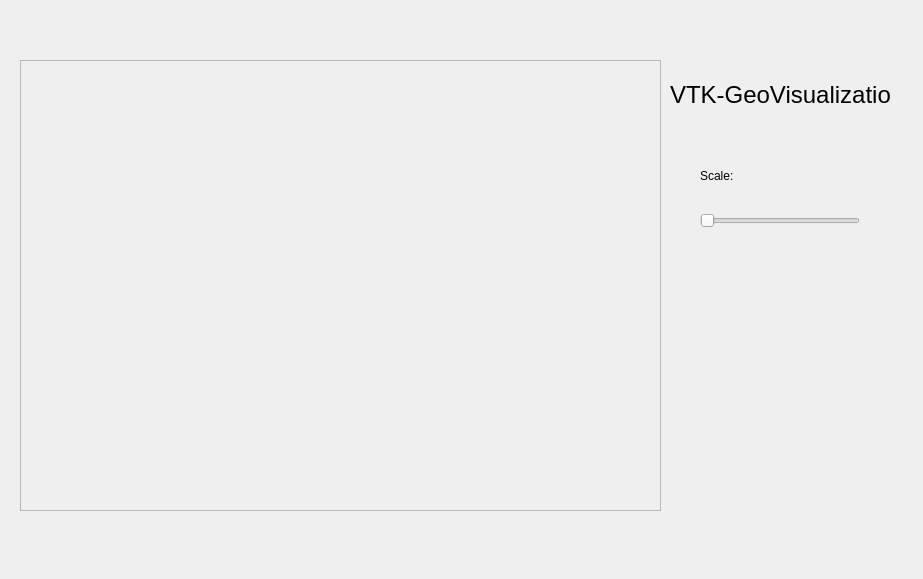
<?xml version="1.0" encoding="UTF-8"?>
<ui version="4.0">
 <class>Dialog</class>
 <widget class="QDialog" name="Dialog">
  <property name="geometry">
   <rect>
    <x>0</x>
    <y>0</y>
    <width>923</width>
    <height>579</height>
   </rect>
  </property>
  <property name="windowTitle">
   <string>Dialog</string>
  </property>
  <widget class="QFrame" name="frame">
   <property name="geometry">
    <rect>
     <x>20</x>
     <y>60</y>
     <width>641</width>
     <height>451</height>
    </rect>
   </property>
   <property name="frameShape">
    <enum>QFrame::StyledPanel</enum>
   </property>
   <property name="frameShadow">
    <enum>QFrame::Raised</enum>
   </property>
  </widget>
  <widget class="QSlider" name="horizontalSlider">
   <property name="geometry">
    <rect>
     <x>700</x>
     <y>210</y>
     <width>160</width>
     <height>22</height>
    </rect>
   </property>
   <property name="orientation">
    <enum>Qt::Horizontal</enum>
   </property>
  </widget>
  <widget class="QLabel" name="label">
   <property name="geometry">
    <rect>
     <x>670</x>
     <y>40</y>
     <width>221</width>
     <height>111</height>
    </rect>
   </property>
   <property name="text">
    <string>&lt;html&gt;&lt;head/&gt;&lt;body&gt;&lt;p align=&quot;center&quot;&gt;&lt;span style=&quot; font-size:18pt;&quot;&gt;VTK-GeoVisualization&lt;/span&gt;&lt;/p&gt;&lt;/body&gt;&lt;/html&gt;</string>
   </property>
  </widget>
  <widget class="QLabel" name="label_2">
   <property name="geometry">
    <rect>
     <x>700</x>
     <y>150</y>
     <width>171</width>
     <height>51</height>
    </rect>
   </property>
   <property name="text">
    <string>Scale:</string>
   </property>
  </widget>
 </widget>
 <resources/>
 <connections/>
</ui>
